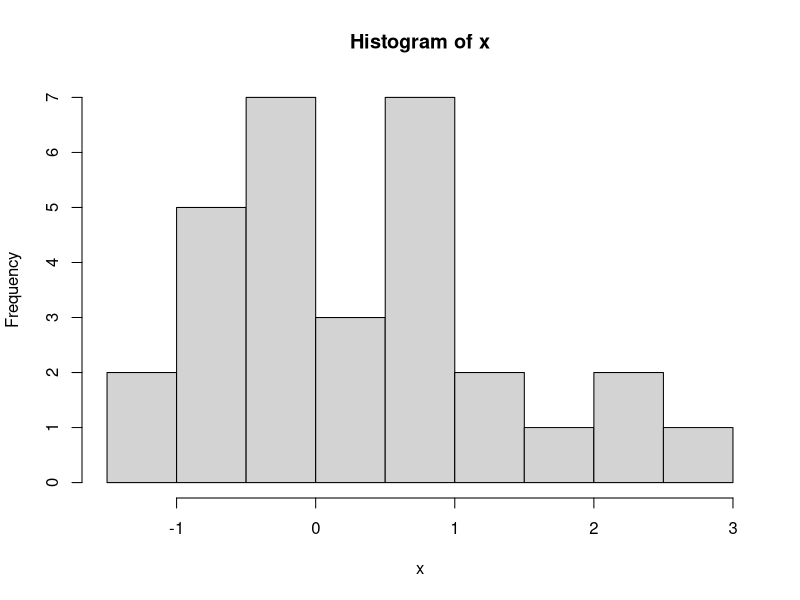

R code for this plot:
## ---- chunk 1
(x <- rnorm(30))
## ---- chunk 2
hist(x)
